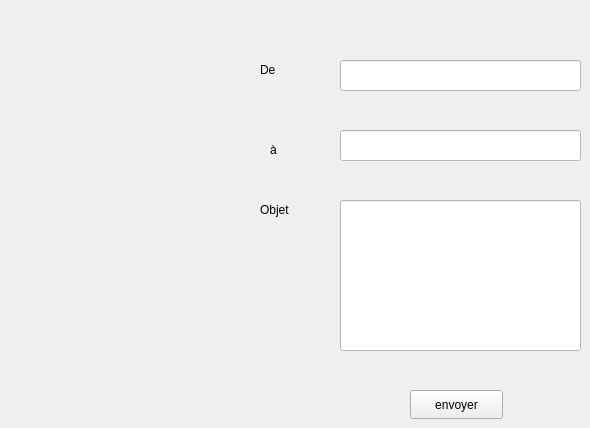
        <widget class="QWidget" name="tab_7">
         <attribute name="title">
          <string>mailling</string>
         </attribute>
         <widget class="QPushButton" name="pb_envoyer">
          <property name="geometry">
           <rect>
            <x>410</x>
            <y>390</y>
            <width>93</width>
            <height>29</height>
           </rect>
          </property>
          <property name="text">
           <string>envoyer</string>
          </property>
         </widget>
         <widget class="QLineEdit" name="le_de">
          <property name="geometry">
           <rect>
            <x>340</x>
            <y>60</y>
            <width>241</width>
            <height>31</height>
           </rect>
          </property>
          <property name="styleSheet">
           <string notr="true">background-color: rgb(255, 255, 255);</string>
          </property>
         </widget>
         <widget class="QLineEdit" name="le_a">
          <property name="geometry">
           <rect>
            <x>340</x>
            <y>130</y>
            <width>241</width>
            <height>31</height>
           </rect>
          </property>
          <property name="styleSheet">
           <string notr="true">background-color: rgb(255, 255, 255);</string>
          </property>
         </widget>
         <widget class="QLineEdit" name="le_objet">
          <property name="geometry">
           <rect>
            <x>340</x>
            <y>200</y>
            <width>241</width>
            <height>151</height>
           </rect>
          </property>
          <property name="styleSheet">
           <string notr="true">background-color: rgb(255, 255, 255);</string>
          </property>
         </widget>
         <widget class="QLabel" name="label_17">
          <property name="geometry">
           <rect>
            <x>260</x>
            <y>60</y>
            <width>63</width>
            <height>20</height>
           </rect>
          </property>
          <property name="text">
           <string>De</string>
          </property>
         </widget>
         <widget class="QLabel" name="label_18">
          <property name="geometry">
           <rect>
            <x>270</x>
            <y>140</y>
            <width>63</width>
            <height>20</height>
           </rect>
          </property>
          <property name="text">
           <string>à</string>
          </property>
         </widget>
         <widget class="QLabel" name="label_19">
          <property name="geometry">
           <rect>
            <x>260</x>
            <y>200</y>
            <width>63</width>
            <height>20</height>
           </rect>
          </property>
          <property name="text">
           <string>Objet</string>
          </property>
         </widget>
        </widget>
